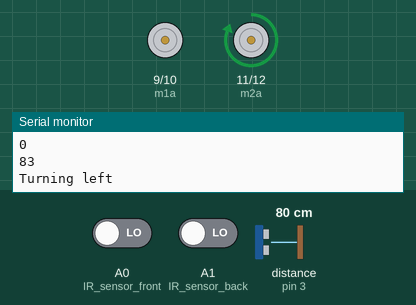
This sketch was run on a simulated Arduino Uno, built with avr-gcc and run on an emulated ATmega328P. Parts: motor-driver pin pairs drawn as motors (green arrow = first pin HIGH = forward, orange = second pin HIGH = backward, longer = more drive, scaled by the enable pin), the last lines printed to the serial monitor. Wiring (inferred from the names in the program): ultrasonic range finder: trigger pin 4; echo pin 3. The test bench sets the inputs (shaded band); at power-on: distance to the obstacle (sensor on pin 3) 80 cm, A0 (IR_sensor_front) LOW, A1 (IR_sensor_back) LOW. The echo pulse lasts 58.3 µs per cm.

Above: at 3.2 s.
3.3 s: distance to the obstacle (sensor on pin 3) set to 70 cm
6.8 s: distance to the obstacle (sensor on pin 3) set to 64 cm
At 7.4 s:
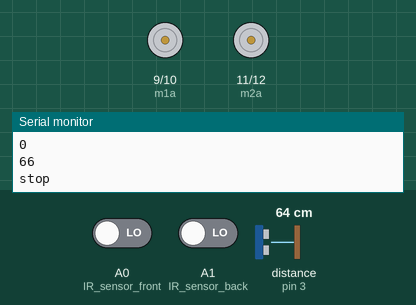
10.9 s: A0 (IR_sensor_front) driven HIGH
15.0 s: A1 (IR_sensor_back) driven HIGH
At 16.4 s:
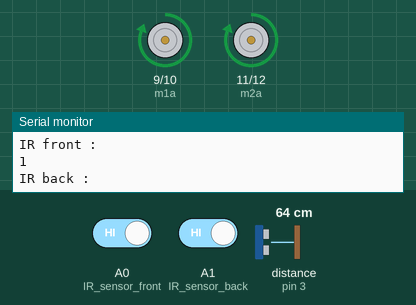
17.6 s: A1 (IR_sensor_back) driven LOW
At 19.0 s:
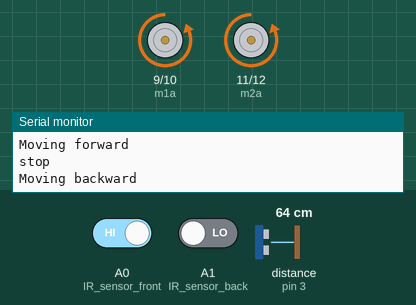
21.7 s: distance to the obstacle (sensor on pin 3) set to 120 cm
At 22.6 s:
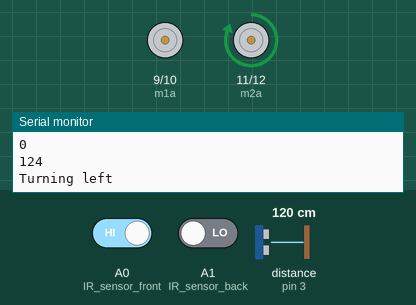
Timing chart, 0 to 26.8 s (numbered marks = the images above; inputs shaded):
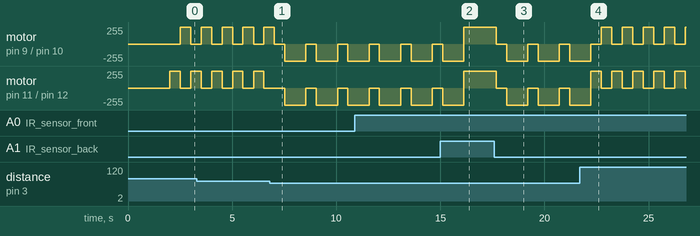

The sketch:

push_off.ino
```cpp
#include <Ultrasonic.h>

Ultrasonic ultrasonic(4, 3);
const int trigPin = 4;
const int echoPin = 3;
int m1a = 9;
int m1b = 10;
int m2a = 11;
int m2b = 12;
int en1 = 7;
int en2 = 8;
char val;
#define IR_sensor_front A0  // front sensor
#define IR_sensor_back A1   // rear senson

// defines variables
long duration;
int distance;

void setup() {
  while (Serial.available() > 0) {
    val = Serial.read();
    Serial.println(val);
  }
  pinMode(trigPin, OUTPUT);  // Sets the trigPin as an Output
  pinMode(echoPin, INPUT);   // Sets the echoPin as an Input
  pinMode(m1a, OUTPUT);      // Digital pin 9 set as output Pin
  pinMode(m1b, OUTPUT);      // Digital pin 10 set as output Pin
  pinMode(m2a, OUTPUT);      // Digital pin 11 set as output Pin
  pinMode(m2b, OUTPUT);      // Digital pin 12 set as output Pin
  Serial.begin(9600);
  // Starts the serial communication
  pinMode(en1, OUTPUT);
  pinMode(en2, OUTPUT);
  stop();
  delay(2000);
}
void loop() {
  int IR_front = digitalRead(IR_sensor_front);
  int IR_back = digitalRead(IR_sensor_back);
  Serial.println("IR front :");
  Serial.println(IR_front);
  Serial.println("IR back :");
  Serial.println(IR_back);
  distance = ultrasonic.read();
  Serial.println(distance);


  if (distance < 70) {

    if ( IR_front == 1 || IR_back == 1 ) {
      forward();
      // break;

    }
    if ( IR_front == 0 || IR_back == 0 ) {
      stop();
      delay(500);
      backward();
      delay(1000);
      // break;

    }
    delay(10);


  }


  else {
    left();
    delay(500);
    right();
    delay(500);

  }
}

void forward() {
  digitalWrite(m1a, HIGH);
  digitalWrite(m1b, LOW);
  digitalWrite(m2a, HIGH);
  digitalWrite(m2b, LOW);
  Serial.println("Moving forward");
  analogWrite(en1, 150);
  analogWrite(en2, 150);
}

void backward() {
  digitalWrite(m1a, LOW);
  digitalWrite(m1b, HIGH);
  digitalWrite(m2a, LOW);
  digitalWrite(m2b, HIGH);
  Serial.println("Moving backward");
  analogWrite(en1, 150);
  analogWrite(en2, 150);
}

void left() {
  digitalWrite(m1a, HIGH);
  digitalWrite(m1b, LOW);
  digitalWrite(m2a, HIGH);
  digitalWrite(m2b, LOW);
  Serial.println("Turning left");
  analogWrite(en1, 0);
  analogWrite(en2, 150);
}
void right() {
  digitalWrite(m1a, HIGH);
  digitalWrite(m1b, LOW);
  digitalWrite(m2a, HIGH);
  digitalWrite(m2b, LOW);
  Serial.println("Turning right");
  analogWrite(en1, 150);
  analogWrite(en2, 0);
}

void stop() {
  digitalWrite(m1a, LOW);
  digitalWrite(m1b, LOW);
  digitalWrite(m2a, LOW);
  digitalWrite(m2b, LOW);
  Serial.println("stop");
}
```

Measured:
- the behaviour switches between 68 and 67 cm on distance to the obstacle (sensor on pin 3) (found by bisection; images 0 and 1)
- after the input at 6.8 s, motor on pin 9 (m1a) / pin 10 (m1b), motor on pin 11 (m2a) / pin 12 (m2b): alternates backward 255/255 for 1.0 s and stopped for 0.50 s, starting after 0.73 s
- after the input at 17.6 s, motor on pin 9 (m1a) / pin 10 (m1b), motor on pin 11 (m2a) / pin 12 (m2b): alternates backward 255/255 for 1.0 s and stopped for 0.50 s, starting after 0.08 s
- after the input at 21.7 s, motor on pin 9 (m1a) / pin 10 (m1b): alternates forward 255/255 for 0.51 s and stopped for 0.50 s, starting after 1.0 s; motor on pin 11 (m2a) / pin 12 (m2b): alternates forward 255/255 for 0.50 s and stopped for 0.51 s, starting after 0.54 s
- by itself, motor on pin 9 (m1a) / pin 10 (m1b): alternates forward 255/255 for 0.51 s and stopped for 0.50 s
- by itself, motor on pin 11 (m2a) / pin 12 (m2b): alternates forward 255/255 for 0.50 s and stopped for 0.51 s
